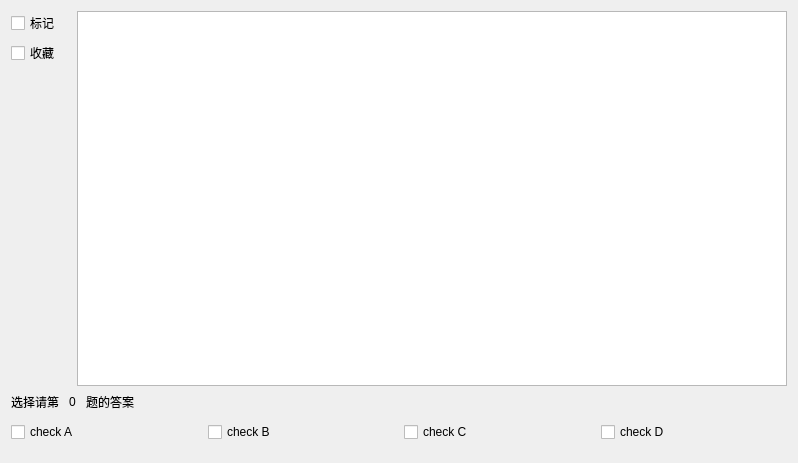
<?xml version="1.0" encoding="UTF-8"?>
<ui version="4.0">
 <class>ExmaPaperwindow</class>
 <widget class="QWidget" name="ExmaPaperwindow">
  <property name="geometry">
   <rect>
    <x>0</x>
    <y>0</y>
    <width>798</width>
    <height>463</height>
   </rect>
  </property>
  <property name="windowTitle">
   <string>Form</string>
  </property>
  <layout class="QVBoxLayout" name="verticalLayout_5">
   <item>
    <layout class="QHBoxLayout" name="horizontalLayout_3">
     <item>
      <layout class="QVBoxLayout" name="verticalLayout">
       <item>
        <widget class="QCheckBox" name="Mark_box">
         <property name="minimumSize">
          <size>
           <width>60</width>
           <height>0</height>
          </size>
         </property>
         <property name="maximumSize">
          <size>
           <width>60</width>
           <height>40</height>
          </size>
         </property>
         <property name="text">
          <string>标记</string>
         </property>
        </widget>
       </item>
       <item>
        <widget class="QCheckBox" name="Collection_box">
         <property name="minimumSize">
          <size>
           <width>60</width>
           <height>0</height>
          </size>
         </property>
         <property name="maximumSize">
          <size>
           <width>60</width>
           <height>40</height>
          </size>
         </property>
         <property name="text">
          <string>收藏</string>
         </property>
        </widget>
       </item>
       <item>
        <spacer name="verticalSpacer_2">
         <property name="orientation">
          <enum>Qt::Vertical</enum>
         </property>
         <property name="sizeHint" stdset="0">
          <size>
           <width>20</width>
           <height>40</height>
          </size>
         </property>
        </spacer>
       </item>
      </layout>
     </item>
     <item>
      <layout class="QVBoxLayout" name="ExampleInfo">
       <item>
        <widget class="QListView" name="Questions"/>
       </item>
      </layout>
     </item>
    </layout>
   </item>
   <item>
    <layout class="QVBoxLayout" name="verticalLayout_2">
     <property name="spacing">
      <number>10</number>
     </property>
     <property name="bottomMargin">
      <number>10</number>
     </property>
     <item>
      <layout class="QHBoxLayout" name="horizontalLayout">
       <item>
        <widget class="QLabel" name="label">
         <property name="text">
          <string>选择请第</string>
         </property>
        </widget>
       </item>
       <item>
        <widget class="QLabel" name="label_3">
         <property name="text">
          <string>0</string>
         </property>
        </widget>
       </item>
       <item>
        <widget class="QLabel" name="label_2">
         <property name="text">
          <string>题的答案</string>
         </property>
        </widget>
       </item>
       <item>
        <spacer name="horizontalSpacer">
         <property name="orientation">
          <enum>Qt::Horizontal</enum>
         </property>
         <property name="sizeHint" stdset="0">
          <size>
           <width>40</width>
           <height>20</height>
          </size>
         </property>
        </spacer>
       </item>
      </layout>
     </item>
     <item>
      <layout class="QHBoxLayout" name="horizontalLayout_2">
       <item>
        <widget class="QCheckBox" name="checkBox">
         <property name="text">
          <string>check A</string>
         </property>
        </widget>
       </item>
       <item>
        <widget class="QCheckBox" name="checkBox_2">
         <property name="text">
          <string>check B</string>
         </property>
        </widget>
       </item>
       <item>
        <widget class="QCheckBox" name="checkBox_3">
         <property name="text">
          <string>check C</string>
         </property>
        </widget>
       </item>
       <item>
        <widget class="QCheckBox" name="checkBox_4">
         <property name="text">
          <string>check D</string>
         </property>
        </widget>
       </item>
      </layout>
     </item>
    </layout>
   </item>
  </layout>
 </widget>
 <tabstops>
  <tabstop>Mark_box</tabstop>
  <tabstop>Collection_box</tabstop>
 </tabstops>
 <resources/>
 <connections/>
</ui>
